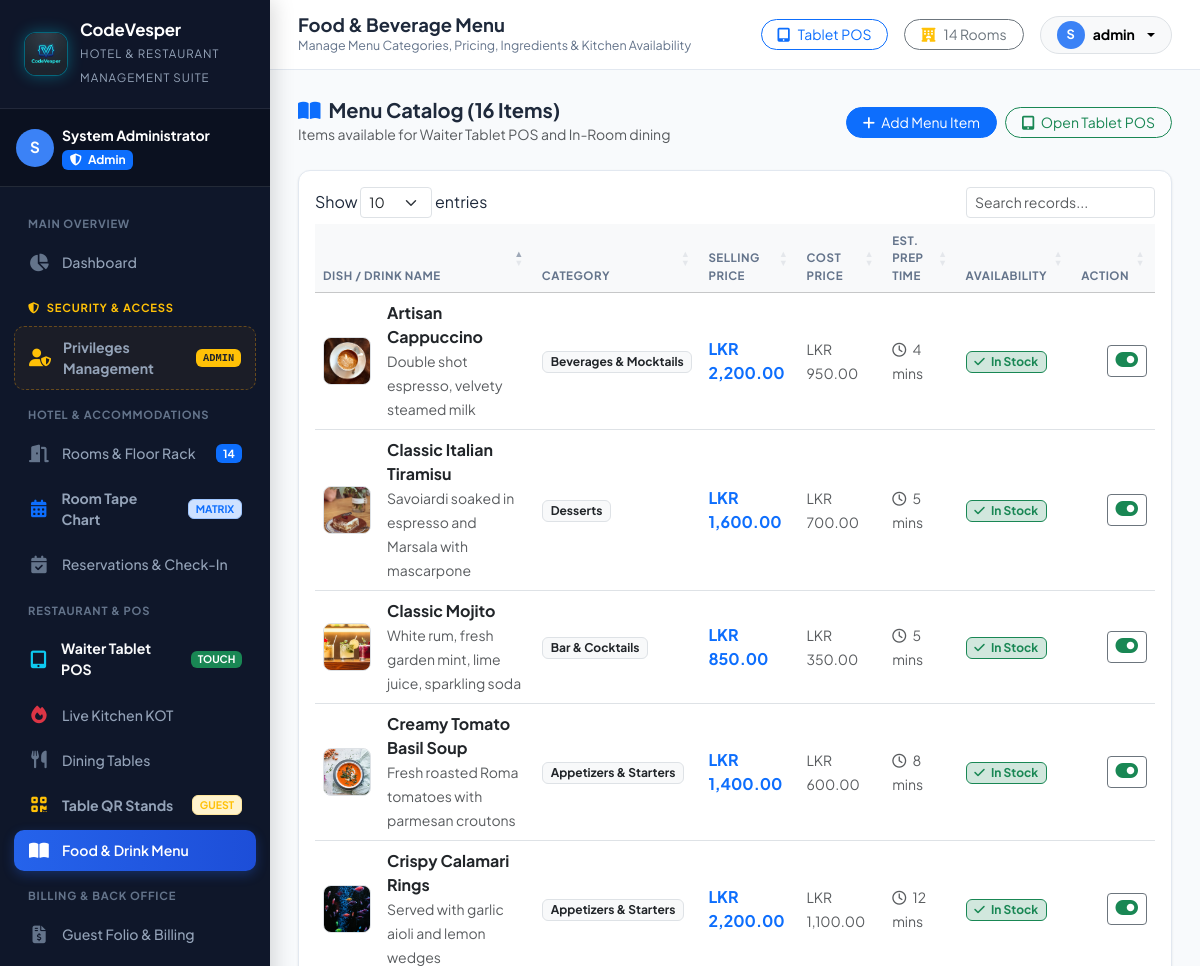
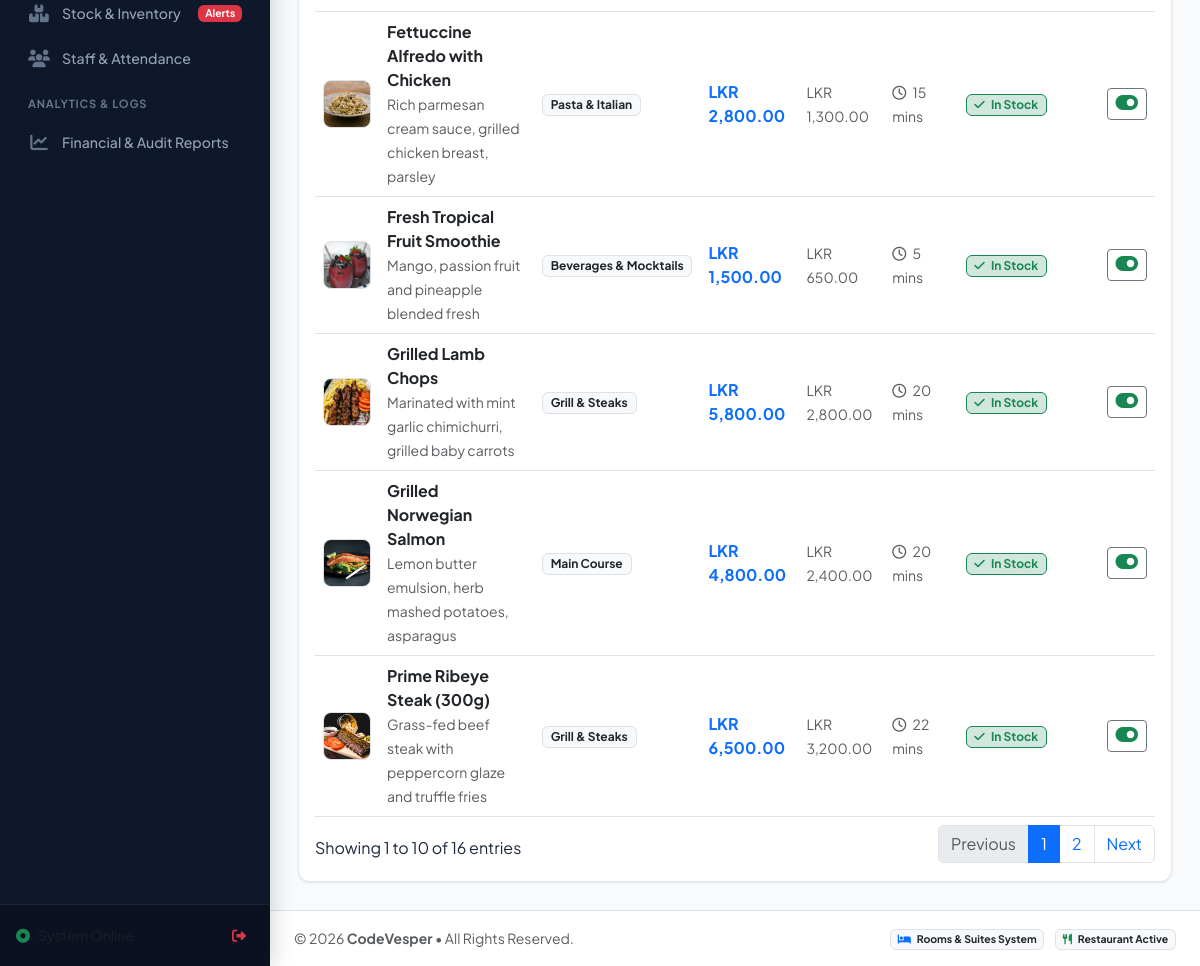
/restaurant-menu.php (signed in), run on the app's committed database (2 pictures, top to bottom).
### tables this page shows
CREATE TABLE `menu_items` (
  `id` int NOT NULL AUTO_INCREMENT,
  `category_id` int NOT NULL,
  `name` varchar(100) NOT NULL,
  `description` varchar(255) DEFAULT NULL,
  `price` decimal(10,2) NOT NULL,
  `cost_price` decimal(10,2) DEFAULT '0.00',
  `image` varchar(255) DEFAULT 'default_food.jpg',
  `is_available` tinyint(1) DEFAULT '1',
  `prep_time_minutes` int DEFAULT '15',
  PRIMARY KEY (`id`)  ,
  KEY `category_id` (`category_id`),
  CONSTRAINT `menu_items_ibfk_1` FOREIGN KEY (`category_id`) REFERENCES `menu_categories` (`id`)
);

CREATE TABLE `menu_categories` (
  `id` int NOT NULL AUTO_INCREMENT,
  `name` varchar(50) NOT NULL,
  `icon` varchar(50) DEFAULT 'utensils',
  `sort_order` int DEFAULT '0',
  `status` enum('active','inactive') DEFAULT 'active',
  PRIMARY KEY (`id`)  
);

### restaurant-menu.php (the view, shortened to what this page needs)
<?php
require_once __DIR__ . '/includes/header.php';
$db = getDbConnection();
$menuItems = $db->query("
    SELECT m.*, c.name as category_name
    FROM menu_items m
    JOIN menu_categories c ON m.category_id = c.id
    ORDER BY c.sort_order ASC, m.name ASC
")->fetchAll();
?>
<div class="d-flex justify-content-between align-items-center mb-4">
    <div>
        <h5 class="fw-bold mb-0"><i class="fa-solid fa-book-open text-primary me-2"></i>Menu Catalog (<?= count($menuItems) ?> Items)</h5>
        <span class="text-muted small">Items available for Waiter Tablet POS and In-Room dining</span>
    </div>
    <div class="d-flex gap-2">
        <button class="btn btn-primary btn-sm px-3 rounded-pill" data-bs-toggle="modal" data-bs-target="#newMenuItemModal">
            <i class="fa-solid fa-plus me-1"></i> Add Menu Item
        </button>
        <a href="pos.php" class="btn btn-outline-success btn-sm px-3 rounded-pill">
            <i class="fa-solid fa-tablet-screen-button me-1"></i> Open Tablet POS
        </a>
    </div>
</div>
<div class="card-custom">
    <div class="p-3">
        <div class="table-responsive">
            <table class="table table-hover align-middle mb-0 datatable-init">
                <thead class="table-light small text-uppercase text-muted">
                    <tr>
                        <th>Dish / Drink Name</th>
                        <th>Category</th>
                        <th>Selling Price</th>
                        <th>Cost Price</th>
                        <th>Est. Prep Time</th>
                        <th>Availability</th>
                        <th class="text-end">Action</th>
                    </tr>
                </thead>
                <tbody>
                    <?php foreach ($menuItems as $m): ?>
                    <tr>
                        <td>
                            <div class="d-flex align-items-center gap-3">
                                <img src="assets/images/foods/<?= htmlspecialchars(!empty($m['image']) ? $m['image'] : 'default_food.jpg') ?>"
                                     alt="<?= htmlspecialchars($m['name']) ?>"
                                     class="rounded-3 border flex-shrink-0"
                                     style="width: 48px; height: 48px; object-fit: cover;"
                                     onerror="this.onerror=null; this.src='assets/images/foods/default_food.jpg';">
                                <div>
                                    <div class="fw-bold text-dark"><?= htmlspecialchars($m['name']) ?></div>
                                    <small class="text-muted"><?= htmlspecialchars($m['description'] ?? '') ?></small>
                                </div>
                            </div>
                        </td>
                        <td>
                            <span class="badge bg-light text-dark border"><?= htmlspecialchars($m['category_name']) ?></span>
                        </td>
                        <td>
                            <span class="fw-bold text-primary"><?= formatMoney($m['price']) ?></span>
                        </td>
                        <td>
                            <span class="text-muted small"><?= formatMoney($m['cost_price']) ?></span>
                        </td>
                        <td>
                            <span class="small text-muted"><i class="fa-regular fa-clock me-1"></i> <?= $m['prep_time_minutes'] ?> mins</span>
                        </td>
                        <td>
                            <?php if ($m['is_available']): ?>
                                <span class="badge bg-success-subtle text-success border border-success"><i class="fa-solid fa-check me-1"></i> In Stock</span>
                            <?php else: ?>
                                <span class="badge bg-danger-subtle text-danger border border-danger"><i class="fa-solid fa-xmark me-1"></i> Sold Out</span>
                            <?php endif; ?>
                        </td>
                        <td class="text-end">
                            <a href="restaurant-menu.php?toggle_id=<?= $m['id'] ?>" class="btn btn-sm btn-outline-secondary py-1 px-2" title="Toggle Availability">
                                <i class="fa-solid fa-toggle-<?= $m['is_available'] ? 'on text-success' : 'off text-danger' ?> fs-5"></i>
                            </a>
                        </td>
                    </tr>
                    <?php endforeach; ?>
                </tbody>
            </table>
        </div>
    </div>
</div>
<?php require_once __DIR__ . '/includes/footer.php'; ?>

### assets/css/style.css (style rules this page uses)
:root { --primary: #1e3a8a; --primary-light: #3b82f6; --primary-dark: #0f172a; --gold: #d97706; --gold-light: #f59e0b; --gold-subtle: #fef3c7; --sidebar-bg: #0f172a; --sidebar-hover: #1e293b; --sidebar-active: #2563eb; --body-bg: #f8fafc; --card-bg: #ffffff; --text-main: #1e293b; --text-muted: #64748b; --border-color: #e2e8f0; --sidebar-width: 270px; --topbar-height: 70px; --radius-sm: 8px; --radius-md: 12px; --radius-lg: 18px; --shadow-sm: 0 1px 3px rgba(0,0,0,0.06), 0 1px 2px rgba(0,0,0,0.04); --shadow-md: 0 4px 12px -2px rgba(0,0,0,0.08), 0 2px 6px -1px rgba(0,0,0,0.04); --shadow-lg: 0 12px 24px -4px rgba(0,0,0,0.12), 0 4px 10px -2px rgba(0,0,0,0.05); }
* { box-sizing: border-box; }
body { font-family: 'Plus Jakarta Sans', sans-serif; background-color: var(--body-bg); color: var(--text-main); overflow-x: hidden; margin: 0; padding: 0; }
.card-custom { background: #fff; border: 1px solid var(--border-color); border-radius: var(--radius-md); box-shadow: var(--shadow-sm); transition: transform 0.2s ease, box-shadow 0.2s ease; }
.table thead th { font-size: 0.72rem; font-weight: 700; text-transform: uppercase; letter-spacing: 0.5px; color: #64748b; }

### assets/css/pos.css (style rules this page uses)
html, body { overflow-x: hidden !important; max-width: 100vw !important; }

### data on the page
menu_items: image (picture), name "Creamy Tomato Basil Soup", description "Fresh roasted Roma tomatoes with parmesan croutons", category.name "Appetizers & Starters", price "LKR 1,400.00", cost_price "LKR 600.00", prep_time_minutes "8", is_available 1 (drawn)
menu_items: image (picture), name "Crispy Calamari Rings", description "Served with garlic aioli and lemon wedges", category.name "Appetizers & Starters", price "LKR 2,200.00", cost_price "LKR 1,100.00", prep_time_minutes "12", is_available 1 (drawn)
menu_items: image (picture), name "Grilled Norwegian Salmon", description "Lemon butter emulsion, herb mashed potatoes, asparagus", category.name "Main Course", price "LKR 4,800.00", cost_price "LKR 2,400.00", prep_time_minutes "20", is_available 1 (drawn)
menu_items: image (picture), name "Grilled Lamb Chops", description "Marinated with mint garlic chimichurri, grilled baby carrots", category.name "Grill & Steaks", price "LKR 5,800.00", cost_price "LKR 2,800.00", prep_time_minutes "20", is_available 1 (drawn)
menu_items: image (picture), name "Prime Ribeye Steak (300g)", description "Grass-fed beef steak with peppercorn glaze and truffle fries", category.name "Grill & Steaks", price "LKR 6,500.00", cost_price "LKR 3,200.00", prep_time_minutes "22", is_available 1 (drawn)
menu_items: image (picture), name "Fettuccine Alfredo with Chicken", description "Rich parmesan cream sauce, grilled chicken breast, parsley", category.name "Pasta & Italian", price "LKR 2,800.00", cost_price "LKR 1,300.00", prep_time_minutes "15", is_available 1 (drawn)
menu_items: image (picture), name "Classic Italian Tiramisu", description "Savoiardi soaked in espresso and Marsala with mascarpone", category.name "Desserts", price "LKR 1,600.00", cost_price "LKR 700.00", prep_time_minutes "5", is_available 1 (drawn)
menu_items: image (picture), name "Artisan Cappuccino", description "Double shot espresso, velvety steamed milk", category.name "Beverages & Mocktails", price "LKR 2,200.00", cost_price "LKR 950.00", prep_time_minutes "4", is_available 1 (drawn)
menu_items: image (picture), name "Fresh Tropical Fruit Smoothie", description "Mango, passion fruit and pineapple blended fresh", category.name "Beverages & Mocktails", price "LKR 1,500.00", cost_price "LKR 650.00", prep_time_minutes "5", is_available 1 (drawn)
menu_items: image (picture), name "Classic Mojito", description "White rum, fresh garden mint, lime juice, sparkling soda", category.name "Bar & Cocktails", price "LKR 850.00", cost_price "LKR 350.00", prep_time_minutes "5", is_available 1 (drawn)

### other printed values
APP_NAME "CodeVesper"
APP_TAGLINE "HOTEL & RESTAURANT MANAGEMENT SUITE"
substr($user['full_name'] ?? 'U', 0, 1) "S"
$user['full_name'] "System Administrator"
$dynamicRoomCount "14"
$pageTitle "Food & Beverage Menu"
$pageSubtitle "Manage Menu Categories, Pricing, Ingredients & Kitchen Availability"
$totalHeaderRooms "14"
substr($currentUser['full_name'], 0, 1) "S"
$currentUser['username'] "admin"
count($menuItems) "16"
